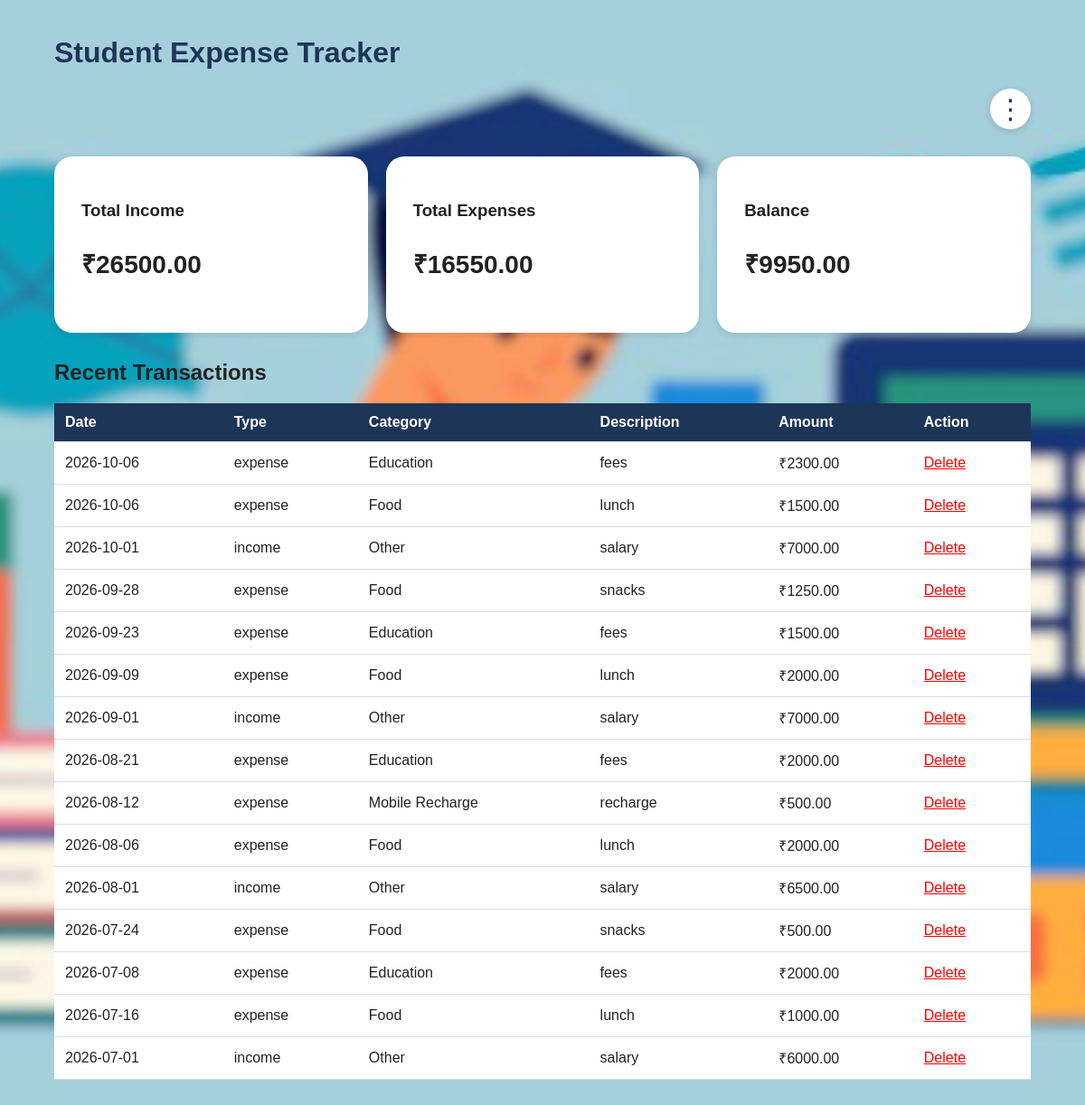
/dashboard, run on the app's committed database.
### tables this page shows
CREATE TABLE transactions (
            id INTEGER PRIMARY KEY AUTOINCREMENT,
            type TEXT NOT NULL,
            amount REAL NOT NULL,
            category TEXT NOT NULL,
            description TEXT,
            date TEXT NOT NULL
        );

### app.py (the view)
@app.route("/dashboard")
def index():
    conn = get_db()
    transactions = conn.execute("""
        SELECT *
        FROM transactions
        ORDER BY id DESC
    """).fetchall()
    income = conn.execute("""
        SELECT COALESCE(SUM(amount), 0)
        FROM transactions
        WHERE type = 'income'
    """).fetchone()[0]
    expenses = conn.execute("""
        SELECT COALESCE(SUM(amount), 0)
        FROM transactions
        WHERE type = 'expense'
    """).fetchone()[0]
    balance = income - expenses
    conn.close()
    return render_template(
        "index.html",
        transactions=transactions,
        income=income,
        expenses=expenses,
        balance=balance
    )

### app.py (called while the page is built)
def get_db():
    conn = sqlite3.connect(DATABASE)
    conn.row_factory = sqlite3.Row
    return conn

### templates/index.html (shortened to what this page needs)
<!DOCTYPE html>
<html>
<head>
    <link rel="stylesheet"
          href="{{ url_for('static', filename='style.css') }}">
</head>
<body>
<div class="container">
    <div class="top-header">
        <h1>Student Expense Tracker</h1>
        <div class="menu-container">
            <button
                type="button"
                class="menu-button"
                onclick="toggleMenu()">
                ⋮
            </button>
        </div>
    </div>
    <div class="cards">
        <div class="card">
            <h3>Total Income</h3>
            <p>
                ₹{{ "%.2f"|format(income) }}
            </p>
        </div>
        <div class="card">
            <h3>Total Expenses</h3>
            <p>
                ₹{{ "%.2f"|format(expenses) }}
            </p>
        </div>
        <div class="card">
            <h3>Balance</h3>
            <p>
                ₹{{ "%.2f"|format(balance) }}
            </p>
        </div>
    </div>
    <h2>Recent Transactions</h2>
    <table>
        <tr>
            <th>Date</th>
            <th>Type</th>
            <th>Category</th>
            <th>Description</th>
            <th>Amount</th>
            <th>Action</th>
        </tr>
        {% for transaction in transactions %}
        <tr>
            <td>
                {{ transaction.date }}
            </td>
            <td>
                {{ transaction.type }}
            </td>
            <td>
                {{ transaction.category }}
            </td>
            <td>
                {{ transaction.description }}
            </td>
            <td>
                ₹{{ "%.2f"|format(transaction.amount) }}
            </td>
            <td>
                <a
                    class="delete"
                    href="/delete/{{ transaction.id }}">
                    Delete
                </a>
            </td>
        </tr>
        {% endfor %}
    </table>
</div>
</body>
</html>

### static/style.css (style rules this page uses)
body { margin: 0; font-family: Arial, sans-serif; background-image: url("background.avif.jpg"); background-size: cover; background-position: center; background-attachment: fixed; color: #222; }
.container { width: 90%; max-width: 1100px; margin: 40px auto; }
h1 { color: #1d3557; }
.cards { display: grid; grid-template-columns: repeat(3, 1fr); gap: 20px; margin-bottom: 30px; }
.card { background: white; padding: 30px; border-radius: 20px; box-shadow: 0 2px 8px rgba(0,0,0,0.1); }
.card p { font-size: 28px; font-weight: bold; }
table { width: 100%; border-collapse: collapse; background: white; }
th, td { padding: 12px; border-bottom: 1px solid #ddd; text-align: left; }
th { background: #1d3557; color: white; }
.delete { color: red; }
button { margin-top: 20px; padding: 12px 20px; background: #1d3557; color: white; border: none; border-radius: 5px; cursor: pointer; }
.menu-container { position: relative; display: flex; justify-content: flex-end; margin-bottom: 30px; }
.menu-button { width: 45px; height: 45px; padding: 0; margin: 0; font-size: 30px; line-height: 40px; background: white; color: #1d3557; border: none; border-radius: 50%; cursor: pointer; box-shadow: 0 2px 8px rgba(0,0,0,0.15); }

### data on the page
transactions: amount "2300.00"
transactions: amount "1500.00"
transactions: amount "7000.00"
transactions: amount "1250.00"
transactions: amount "1500.00"
transactions: amount "2000.00"
transactions: amount "7000.00"
transactions: amount "2000.00"
transactions: amount "500.00"
transactions: amount "2000.00"
transactions: amount "6500.00"
transactions: amount "500.00"
transactions: amount "2000.00"
transactions: amount "1000.00"
transactions: amount "6000.00"

### other printed values
{{ "%.2f"|format(income) }} "26500.00"
{{ "%.2f"|format(expenses) }} "16550.00"
{{ "%.2f"|format(balance) }} "9950.00"
